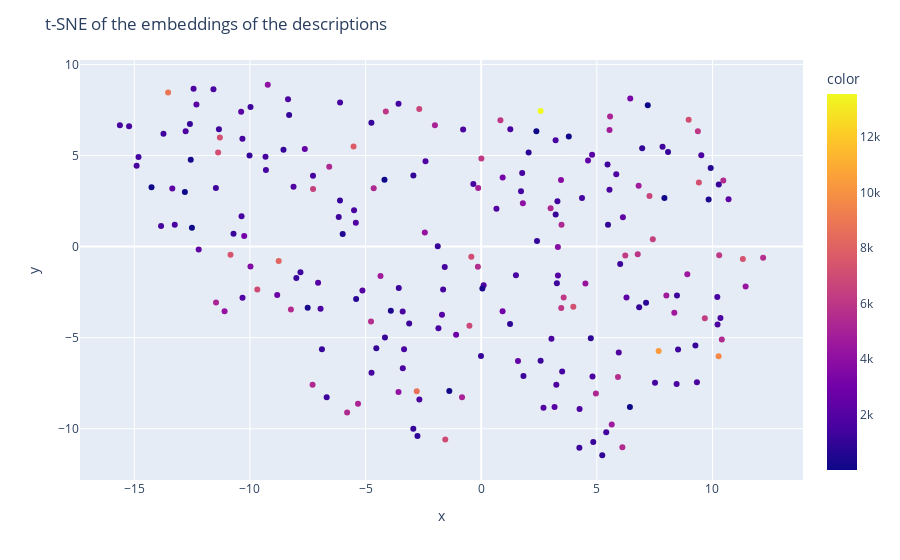

Write notebook code for a chart like this one.
### Code cell
# plot the t-SNE of the embeddings of the descriptions
import numpy as np
from sklearn.manifold import TSNE
import plotly.express as px

X = np.array([model.infer_vector(words[i]) for i in range(len(words))])
X_embedded = TSNE(n_components=2).fit_transform(X)

df["desc_length"] = df["Description"].str.len()

fig = px.scatter(x=X_embedded[:,0], y=X_embedded[:,1], hover_name=df['Title'], color=df['desc_length'])
fig.update_traces(textposition='top center')
fig.update_layout(title='t-SNE of the embeddings of the descriptions')
fig.show()

### Figure 1 — Plotly figure (JSON) as saved in the notebook; plotly's stock layout.template omitted (floating-point values rounded to 4 significant figures; data arrays with more than 128 entries replaced by an {"elided": "..."} marker saying what was removed)
{"data": [{"hovertemplate": "<b>%{hovertext}</b><br><br>x=%{x}<br>y=%{y}<br>color=%{marker.color}<extra></extra>", "hovertext": {"elided": "217 str values"}, "legendgroup": "", "marker": {"color": {"elided": "217 int values"}, "coloraxis": "coloraxis", "symbol": "circle"}, "mode": "markers", "name": "", "orientation": "v", "showlegend": false, "textposition": "top center", "type": "scatter", "x": {"elided": "217 float values"}, "xaxis": "x", "y": {"elided": "217 float values"}, "yaxis": "y"}], "layout": {"coloraxis": {"colorbar": {"title": {"text": "color"}}, "colorscale": [[0, "#0d0887"], [0.1111, "#46039f"], [0.2222, "#7201a8"], [0.3333, "#9c179e"], [0.4444, "#bd3786"], [0.5556, "#d8576b"], [0.6667, "#ed7953"], [0.7778, "#fb9f3a"], [0.8889, "#fdca26"], [1, "#f0f921"]]}, "legend": {"tracegroupgap": 0}, "margin": {"t": 60}, "title": {"text": "t-SNE of the embeddings of the descriptions"}, "xaxis": {"anchor": "y", "domain": [0, 1], "title": {"text": "x"}}, "yaxis": {"anchor": "x", "domain": [0, 1], "title": {"text": "y"}}}}
